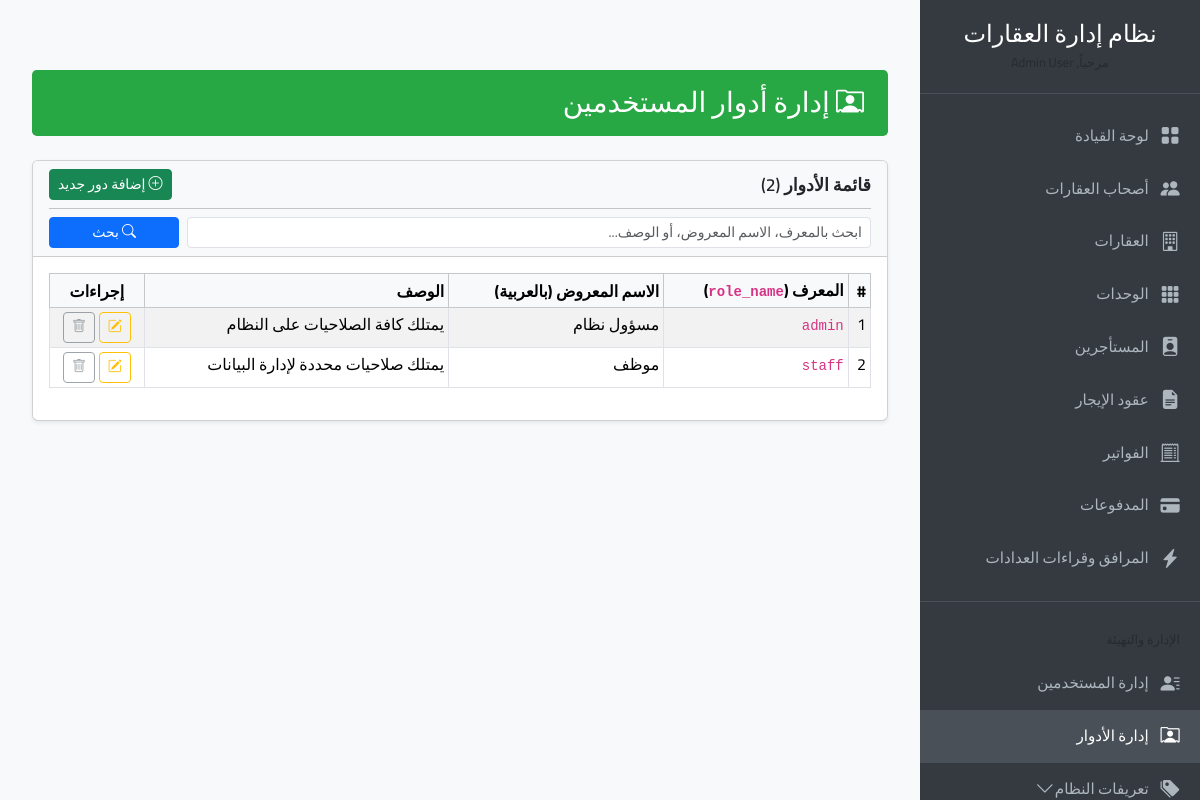
/roles/index.php (signed in), run on the app's committed database.
### tables this page shows
CREATE TABLE `roles` (
  `id` int(11) NOT NULL,
  `role_name` varchar(50) NOT NULL COMMENT 'Internal key for the role, e.g., admin, staff',
  `display_name_ar` varchar(100) NOT NULL COMMENT 'Arabic display name for the role',
  `description` text DEFAULT NULL
);

### includes/functions.php (called while the page is built, shortened)
<?php
function base_url($path = '') {
    return rtrim(APP_BASE_URL, '/') . '/' . ltrim($path, '/');
}
function esc_attr($string) {
    return htmlspecialchars((string)$string, ENT_QUOTES, 'UTF-8');
}
function esc_html($string) {
    return htmlspecialchars((string)$string, ENT_NOQUOTES, 'UTF-8');
}
?>

### roles/index.php (the view, shortened to what this page needs)
<?php
$page_title = "إدارة أدوار المستخدمين";
require_once __DIR__ . '/../db_connect.php';
require_once __DIR__ . '/../includes/functions.php';
require_once __DIR__ . '/../includes/header_resources.php';
require_once __DIR__ . '/../includes/navigation.php';
$current_page_role = isset($_GET['page']) && filter_var($_GET['page'], FILTER_VALIDATE_INT, ['options' => ['min_range' => 1]]) ? (int)$_GET['page'] : 1;
$items_per_page_role = defined('ITEMS_PER_PAGE_INT') ? ITEMS_PER_PAGE_INT : 10;
$offset_role = ($current_page_role - 1) * $items_per_page_role;
$search_term_role = isset($_GET['search']) ? sanitize_input($_GET['search']) : '';
$search_query_part_role = '';
$params_for_data_role = [];  $types_for_data_role = "";
$total_sql_role = "SELECT COUNT(*) as total FROM roles" . $search_query_part_role;
$stmt_total_role = $mysqli->prepare($total_sql_role);
$total_roles = 0;
if ($stmt_total_role) {
    $stmt_total_role->execute();
    $total_result_role = $stmt_total_role->get_result();
    $total_roles = ($total_result_role && $total_result_role->num_rows > 0) ? $total_result_role->fetch_assoc()['total'] : 0;
} else { error_log("SQL Prepare Error counting roles: " . $mysqli->error); }
$sql_role = "SELECT * FROM roles" . $search_query_part_role . " ORDER BY display_name_ar ASC LIMIT ? OFFSET ?";
$current_data_params_role = $params_for_data_role;
$current_data_params_role[] = $items_per_page_role;
$current_data_params_role[] = $offset_role;
$current_data_types_role = $types_for_data_role . 'ii';
$roles_list_page = [];
$stmt_role = $mysqli->prepare($sql_role);
if ($stmt_role) {
    if (!empty($current_data_params_role)) $stmt_role->bind_param($current_data_types_role, ...$current_data_params_role);
    else $stmt_role->bind_param('ii', $items_per_page_role, $offset_role);
    $stmt_role->execute();
    $result_role = $stmt_role->get_result();
    $roles_list_page = ($result_role && $result_role->num_rows > 0) ? $result_role->fetch_all(MYSQLI_ASSOC) : [];
} else { error_log("SQL Prepare Error fetching roles: " . $mysqli->error); }
$csrf_token = generate_csrf_token();
?>
<div class="container-fluid">
    <div class="content-header">
        <h1><i class="bi bi-person-rolodex"></i> <?php echo esc_html($page_title); ?></h1>
    </div>
    <div class="card shadow-sm">
        <div class="card-header bg-light">
            <div class="d-flex justify-content-between align-items-center">
                <h5 class="card-title mb-0">قائمة الأدوار (<?php echo $total_roles; ?>)</h5>
                <button type="button" class="btn btn-success btn-sm" data-bs-toggle="modal" data-bs-target="#roleModal" onclick="prepareRoleModal('add_role')">
                    <i class="bi bi-plus-circle"></i> إضافة دور جديد
                </button>
            </div>
            <hr class="my-2">
            <form method="GET" action="<?php echo base_url('roles/index.php'); ?>" class="row gx-2 gy-2 align-items-center">
                <div class="col-md-10 col-sm-8">
                    <input type="text" id="search_roles_page" name="search" class="form-control form-control-sm" placeholder="ابحث بالمعرف، الاسم المعروض، أو الوصف..." value="<?php echo esc_attr($search_term_role); ?>">
                </div>
                <div class="col-md-2 col-sm-4">
                    <button type="submit" class="btn btn-primary btn-sm w-100"><i class="bi bi-search"></i> بحث</button>
                </div>
            </form>
        </div>
        <div class="card-body">
            <?php if (empty($roles_list_page) && !empty($search_term_role)): ?>
                <div class="alert alert-warning text-center">لا توجد نتائج بحث تطابق "<?php echo esc_html($search_term_role); ?>".</div>
            <?php elseif (empty($roles_list_page)): ?>
                <div class="alert alert-info text-center">لا توجد أدوار مسجلة حالياً. يمكنك <a href="#" data-bs-toggle="modal" data-bs-target="#roleModal" onclick="prepareRoleModal('add_role')">إضافة دور جديد</a>.</div>
            <?php else: ?>
            <div class="table-responsive">
                <table class="table table-striped table-hover table-bordered table-sm">
                    <thead class="table-light">
                        <tr>
                            <th>#</th>
                            <th>المعرف (<code>role_name</code>)</th>
                            <th>الاسم المعروض (بالعربية)</th>
                            <th>الوصف</th>
                            <th class="text-center">إجراءات</th>
                        </tr>
                    </thead>
                    <tbody>
                        <?php $row_num_role = ($current_page_role - 1) * $items_per_page_role + 1; ?>
                        <?php foreach ($roles_list_page as $role_item): ?>
                        <tr>
                            <td><?php echo $row_num_role++; ?></td>
                            <td><code><?php echo esc_html($role_item['role_name']); ?></code></td>
                            <td><?php echo esc_html($role_item['display_name_ar']); ?></td>
                            <td style="max-width: 300px; overflow: hidden; text-overflow: ellipsis; white-space: nowrap;" title="<?php echo esc_attr($role_item['description']); ?>"><?php echo esc_html($role_item['description'] ?: '-'); ?></td>
                            <td class="text-center">
                                <button type="button" class="btn btn-sm btn-outline-warning"
                                        onclick="prepareRoleModal('edit_role', <?php echo htmlspecialchars(json_encode($role_item), ENT_QUOTES, 'UTF-8'); ?>)"
                                        data-bs-toggle="modal" data-bs-target="#roleModal"
                                        title="تعديل الدور">
                                    <i class="bi bi-pencil-square"></i>
                                </button>
                                <?php if (!in_array($role_item['role_name'], ['admin', 'staff'])):  ?>
                                <button type="button" class="btn btn-sm btn-outline-danger sweet-delete-btn delete-role-btn"
                                        data-id="<?php echo $role_item['id']; ?>"
                                        data-name="<?php echo esc_attr($role_item['display_name_ar']); ?>"
                                        data-delete-url="<?php echo base_url('roles/actions.php?action=delete_role&id=' . $role_item['id'] . '&csrf_token=' . $csrf_token); ?>"
                                        data-additional-message="ملاحظة: لا يمكن حذف الدور إذا كان معيناً لأي مستخدمين."
                                        title="حذف الدور">
                                    <i class="bi bi-trash"></i>
                                </button>
                                <?php else: ?>
                                    <button type="button" class="btn btn-sm btn-outline-secondary" disabled title="لا يمكن حذف هذا الدور المحمي"><i class="bi bi-trash"></i></button>
                                <?php endif; ?>
                            </td>
                        </tr>
                        <?php endforeach; ?>
                    </tbody>
                </table>
            </div>
            <?php endif; ?>
        </div>
    </div>
</div>
</div> <?php  ?>
<?php require_once __DIR__ . '/../includes/footer_resources.php'; ?>

### includes/header_resources.php (style rules this page uses)
body { font-family: 'Cairo', sans-serif; background-color: #f8f9fa; overflow-x: hidden; }
.content-header { background-color: #28a745; color: white; padding: 1rem 1.5rem; margin-bottom: 1.5rem; border-radius: 0.3rem; }
.content-header h1 { margin: 0; font-size: 1.75rem; }
.card-header h5.card-title { font-size: 1.1rem; font-weight: 600; }

### data on the page
roles: role_name "admin", display_name_ar "مسؤول نظام", description "يمتلك كافة الصلاحيات على النظام"
roles: role_name "staff", display_name_ar "موظف", description "يمتلك صلاحيات محددة لإدارة البيانات"

### other printed values
$app_display_name_nav "نظام إدارة العقارات"
$page_title "إدارة أدوار المستخدمين"
$total_roles "2"
